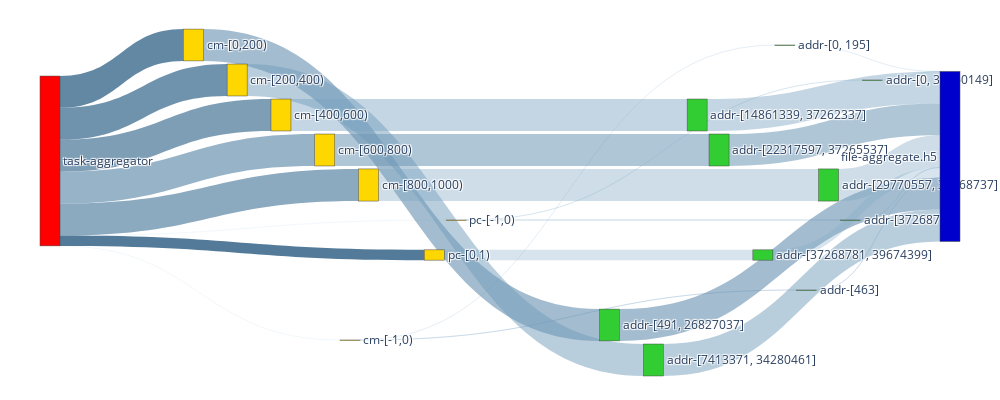

The notebook cell saved with this chart:
### Code cell
agg_w_nodes, agg_w_nodes_dict = get_nodes_for_sankey(G_AGG_W, rm_tags=['agg_w'])

# print(node_ref2)

agg_w_links = get_links_for_sankey(G_AGG_W, agg_w_nodes_dict)
fig = go.Figure(go.Sankey(
            node = agg_w_nodes,
            link = agg_w_links, orientation='h'))


fig.update_layout(
    autosize=False,
    width=1000,
    height=400,
    margin=dict(
        l=40,
        r=40,
        b=40,
        t=10,
        pad=2
    ),
)

fig.show()
fig.write_html(f"{IMAGE_PATH}/sankey-grouped-agg_w-vol-vfd-.html")

### Figure 1 — Plotly figure (JSON) as saved in the notebook; plotly's stock layout.template omitted (floating-point values rounded to 4 significant figures)
{"data": [{"link": {"color": ["rgba(145.83333333333334, 185.83333333333334, 215.83333333333334, 0.0625)", "rgba(87.5, 127.5, 157.5, 0.9375)", "rgba(91.66666666666666, 131.66666666666666, 161.66666666666666, 0.875)", "rgba(95.83333333333334, 135.83333333333334, 165.83333333333334, 0.8125)", "rgba(104.16666666666666, 144.16666666666666, 174.16666666666666, 0.6875)", "rgba(100.0, 140.0, 170.0, 0.75)", "rgba(145.83333333333334, 185.83333333333334, 215.83333333333334, 0.0625)", "rgba(83.33333333333333, 123.33333333333333, 153.33333333333331, 1.0)", "rgba(141.66666666666666, 181.66666666666666, 211.66666666666666, 0.125)", "rgba(133.33333333333334, 173.33333333333334, 203.33333333333334, 0.25)", "rgba(108.33333333333334, 148.33333333333334, 178.33333333333334, 0.625)", "rgba(116.66666666666666, 156.66666666666666, 186.66666666666666, 0.5)", "rgba(120.83333333333333, 160.83333333333334, 190.83333333333334, 0.4375)", "rgba(112.5, 152.5, 182.5, 0.5625)", "rgba(125.0, 165.0, 195.0, 0.375)", "rgba(137.5, 177.5, 207.5, 0.1875)", "rgba(133.33333333333334, 173.33333333333334, 203.33333333333334, 0.25)", "rgba(129.16666666666666, 169.16666666666666, 199.16666666666666, 0.3125)", "rgba(141.66666666666666, 181.66666666666666, 211.66666666666666, 0.125)", "rgba(108.33333333333334, 148.33333333333334, 178.33333333333334, 0.625)", "rgba(116.66666666666666, 156.66666666666666, 186.66666666666666, 0.5)", "rgba(120.83333333333333, 160.83333333333334, 190.83333333333334, 0.4375)", "rgba(112.5, 152.5, 182.5, 0.5625)", "rgba(125.0, 165.0, 195.0, 0.375)", "rgba(137.5, 177.5, 207.5, 0.1875)", "rgba(133.33333333333334, 173.33333333333334, 203.33333333333334, 0.25)", "rgba(129.16666666666666, 169.16666666666666, 199.16666666666666, 0.3125)", "rgba(133.33333333333334, 173.33333333333334, 203.33333333333334, 0.25)"], "label": ["Access Volume : 0 <br />Access Count : 3 <br />Average Access Size : 0 <br />Operation : write<br />Bandwidth : 0", "Access Volume : 7.42 MB <br />Access Count : 200 <br />Average Access Size : 37.11 KB <br />Operation : write<br />Bandwidth : 5.64 MB/s", "Access Volume : 7.44 MB <br />Access Count : 200 <br />Average Access Size : 37.21 KB <br />Operation : write<br />Bandwidth : 4.46 MB/s", "Access Volume : 7.44 MB <br />Access Count : 200 <br />Average Access Size : 37.2 KB <br />Operation : write<br />Bandwidth : 4.06 MB/s", "Access Volume : 7.44 MB <br />Access Count : 200 <br />Average Access Size : 37.21 KB <br />Operation : write<br />Bandwidth : 2.37 MB/s", "Access Volume : 7.48 MB <br />Access Count : 201 <br />Average Access Size : 37.21 KB <br />Operation : write<br />Bandwidth : 2.68 MB/s", "Access Volume : 0 <br />Access Count : 3 <br />Average Access Size : 0 <br />Operation : write<br />Bandwidth : 0", "Access Volume : 2.4 MB <br />Access Count : 1 <br />Average Access Size : 2.4 MB <br />Operation : write<br />Bandwidth : 1.56 GB/s", "Access Volume : 562 B <br />Access Count : 4 <br />Average Access Size : 140.5 B <br />Operation : write<br />Bandwidth : 25.2 B/s", "Access Volume : 28 B <br />Access Count : 1 <br />Average Access Size : 28 B <br />Operation : write<br />Bandwidth : 18.21 KB/s", "Access Volume : 7.42 MB <br />Access Count : 398 <br />Average Access Size : 18.63 KB <br />Operation : write<br />Bandwidth : 1.14 MB/s", "Access Volume : 7.45 MB <br />Access Count : 400 <br />Average Access Size : 18.63 KB <br />Operation : write<br />Bandwidth : 912.66 KB/s", "Access Volume : 7.45 MB <br />Access Count : 400 <br />Average Access Size : 18.63 KB <br />Operation : write<br />Bandwidth : 856.42 KB/s", "Access Volume : 7.45 MB <br />Access Count : 400 <br />Average Access Size : 18.63 KB <br />Operation : write<br />Bandwidth : 928.42 KB/s", "Access Volume : 7.49 MB <br />Access Count : 401 <br />Average Access Size : 18.68 KB <br />Operation : write<br />Bandwidth : 530 KB/s", "Access Volume : 876 B <br />Access Count : 5 <br />Average Access Size : 175.2 B <br />Operation : write<br />Bandwidth : 74.18 B/s", "Access Volume : 28 B <br />Access Count : 1 <br />Average Access Size : 28 B <br />Operation : write<br />Bandwidth : 18.21 KB/s", "Access Volume : 2.4 MB <br />Access Count : 1000 <br />Average Access Size : 2.4 KB <br />Operation : write<br />Bandwidth : 328.73 KB/s", "Access Volume : 562 B <br />Access Count : 4 <br />Average Access Size : 140.5 B <br />Operation : write<br />Bandwidth : 25.2 B/s", "Access Volume : 7.42 MB <br />Access Count : 398 <br />Average Access Size : 18.63 KB <br />Operation : write<br />Bandwidth : 1.14 MB/s", "Access Volume : 7.45 MB <br />Access Count : 400 <br />Average Access Size : 18.63 KB <br />Operation : write<br />Bandwidth : 912.66 KB/s", "Access Volume : 7.45 MB <br />Access Count : 400 <br />Average Access Size : 18.63 KB <br />Operation : write<br />Bandwidth : 856.42 KB/s", "Access Volume : 7.45 MB <br />Access Count : 400 <br />Average Access Size : 18.63 KB <br />Operation : write<br />Bandwidth : 928.42 KB/s", "Access Volume : 7.49 MB <br />Access Count : 401 <br />Average Access Size : 18.68 KB <br />Operation : write<br />Bandwidth : 530 KB/s", "Access Volume : 876 B <br />Access Count : 5 <br />Average Access Size : 175.2 B <br />Operation : write<br />Bandwidth : 74.18 B/s", "Access Volume : 28 B <br />Access Count : 1 <br />Average Access Size : 28 B <br />Operation : write<br />Bandwidth : 18.21 KB/s", "Access Volume : 2.4 MB <br />Access Count : 1000 <br />Average Access Size : 2.4 KB <br />Operation : write<br />Bandwidth : 328.73 KB/s", "Access Volume : 28 B <br />Access Count : 1 <br />Average Access Size : 28 B <br />Operation : write<br />Bandwidth : 18.21 KB/s"], "source": [0, 0, 0, 0, 0, 0, 0, 0, 1, 1, 2, 3, 4, 5, 6, 7, 7, 8, 9, 10, 11, 12, 13, 14, 15, 16, 17, 18], "target": [1, 2, 3, 4, 5, 6, 7, 8, 9, 16, 10, 11, 12, 13, 14, 15, 18, 17, 19, 19, 19, 19, 19, 19, 19, 19, 19, 19], "value": [1, 7422108, 7441148, 7440164, 7442936, 7479508, 1, 2400000, 562, 28, 7416064, 7451168, 7450176, 7452960, 7489592, 876, 28, 2400000, 562, 7416064, 7451168, 7450176, 7452960, 7489592, 876, 28, 2400000, 28]}, "node": {"color": ["Red", "Gold", "Gold", "Gold", "Gold", "Gold", "Gold", "Gold", "Gold", "LimeGreen", "LimeGreen", "LimeGreen", "LimeGreen", "LimeGreen", "LimeGreen", "LimeGreen", "LimeGreen", "LimeGreen", "LimeGreen", "MediumBlue"], "label": ["task-aggregator", "cm-[-1,0)", "cm-[0,200)", "cm-[200,400)", "cm-[400,600)", "cm-[600,800)", "cm-[800,1000)", "pc-[-1,0)", "pc-[0,1)", "addr-[0, 195]", "addr-[491, 26827037]", "addr-[7413371, 34280461]", "addr-[14861339, 37262337]", "addr-[22317597, 37265537]", "addr-[29770557, 37268737]", "addr-[0, 37260149]", "addr-[463]", "addr-[37268781, 39674399]", "addr-[37268753]", "file-aggregate.h5"], "x": [0, 0.4048, 0.1667, 0.2143, 0.2619, 0.3095, 0.3571, 0.4524, 0.4286, 0.8095, 0.619, 0.6667, 0.7143, 0.7381, 0.8571, 0.9048, 0.8333, 0.7857, 0.881, 1], "y": [0, 0, 0.1, 0.2, 0.3, 0.4, 0.5, 0.6, 0.7, 0.1, 0.9, 1, 0.3, 0.4, 0.5, 0.2, 0.8, 0.7, 0.6, 0]}, "orientation": "h", "type": "sankey"}], "layout": {"autosize": false, "height": 400, "margin": {"b": 40, "l": 40, "pad": 2, "r": 40, "t": 10}, "width": 1000}}
